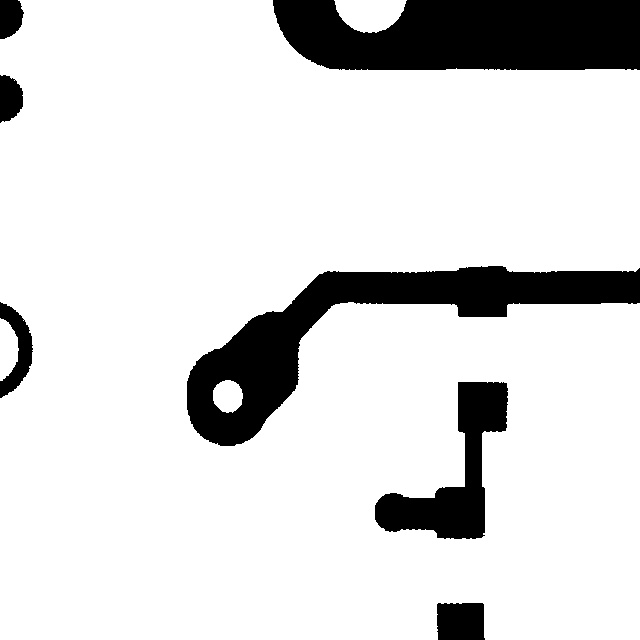
#> input picture UI/demo_images/deepPCB/00041000_temp.jpg, 640 x 640 px, found by its file name
$ jupyter execute --allow-errors Image_Processing.ipynb
#> lines starting #> are read from the running program, lines starting #| are printed output that depends on the picture; after the words box and inside, x2 and y2 are one past the last pixel; in counts of white or black regions, pixels touching at a corner belong together; long printed decimals are rounded
## Imports
These are the imported packages for this session.

[cell 1]
import numpy as np
import cv2 as cv
from google.colab.patches import cv2_imshow

import os
import re

## Filtering

This script takes in a template image and a defective image, performs an xor operation between the two, then uses some basic morphology operations (open and erode) to clean the image and isolate the defects. Finally the contours of the image are found and drawn. They appear red in the final image.

[cell 2]
PADDING_WIDTH = 50
PADDING_HEIGHT = 50

im = cv.imread('/content/drive/MyDrive/ENEE439D Project/PCBData/group12000/12000/12000052_temp.jpg')
im2 = cv.imread('/content/drive/MyDrive/ENEE439D Project/PCBData/group12000/12000/12000052_test.jpg')

sub = cv.bitwise_xor(im, im2)

sub_expanded = cv.copyMakeBorder(sub, PADDING_HEIGHT, PADDING_HEIGHT, PADDING_WIDTH, PADDING_WIDTH, cv.BORDER_CONSTANT, value=0)

sub_filter = cv.morphologyEx(sub_expanded, cv.MORPH_OPEN, np.ones((3, 3)))

_, sub_thresh = cv.threshold(sub_filter, 127, 255, cv.THRESH_BINARY)
#> sub_thresh: shape (100, 100); every value is 0

ref = cv.copyMakeBorder(im, PADDING_HEIGHT, PADDING_HEIGHT, PADDING_WIDTH, PADDING_WIDTH, cv.BORDER_CONSTANT, value=(255, 255, 255))
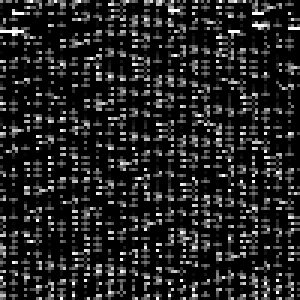
#> ref: shape (100, 100) (shown 3 times larger); min 0, max 255, mean 35.8
all_contours = cv.morphologyEx(sub_filter, cv.MORPH_ERODE, np.ones((9, 9)))
fresh_black = all_contours.copy()
fresh_ref = ref.copy()

#> (the rest of this cell did not finish here and is left out)

## Contour Clustering

Sometimes the contours don't perfectly fit all the errors, causing some extra contours to be left out. To solve this, we group together multiple contours with centroids close to one another. This way they will be drawn together and appear in the same image for training the model.

[cell 3]
FAR_ENOUGH_THRESHOLD = 25;

defect_list = []

#> (the rest of this cell did not finish here and is left out)

## Image Generation

Here each cluster of contours is centered by averaging out the centroids of each. Afterwards each contour cluster is drawn onto an image for ML training and an image for labeling. The ML training images contain white contours on a black background, while the context images have red contours printed onto sections of the template image for easy labeling. Note we may actually see better results using the context images in the model due to some more obvious patterns.

[cell 4]
IMAGE_WIDTH = 100
IMAGE_HEIGHT = 100

ml_defects = []
context_defects = []

for defect in defect_list:
  ml_image = fresh_black.copy()
  context_image = fresh_ref.copy()

  total_centroid = np.asarray((0.0, 0.0))

  for centroid in defect[1]:
    total_centroid += centroid

  for idx in defect[0]:
    cv.drawContours(ml_image, contours, idx, (255, 255, 255), -1)
    cv.drawContours(context_image, contours, idx, (0, 0, 255), -1)

  total_centroid /= len(defect[1])

  l_side_x = int(total_centroid[0] - IMAGE_WIDTH / 2)
  r_side_x = int(total_centroid[0] + IMAGE_WIDTH / 2)
  top_side_y = int(total_centroid[1] - IMAGE_HEIGHT / 2)
  bottom_side_y = int(total_centroid[1] + IMAGE_HEIGHT / 2)

  ml_defects.append(ml_image[top_side_y:bottom_side_y, l_side_x:r_side_x])
  context_defects.append(context_image[top_side_y:bottom_side_y, l_side_x:r_side_x])
#> after the loop, context_defects = []; ml_defects = []

for image in ml_defects:
  cv2_imshow(image)
  print("")
#> this loop made 0 passes
for image in context_defects:
  cv2_imshow(image)
  print("")

## One Big Function

This combines all the processing into one function so that it can be performed on multiple files in one run.

[cell 5]
def extract_contours(template, defective, \
                     padding_width = 50, \
                     padding_height = 50, \
                     far_enough_threshold = 25, \
                     image_width = 100, \
                     image_height = 100):

#> called with padding_width = 50, padding_height = 50, far_enough_threshold = 25, image_width = 100, image_height = 100
  PADDING_WIDTH = padding_width
  PADDING_HEIGHT = padding_height
  FAR_ENOUGH_THRESHOLD = far_enough_threshold;
  IMAGE_WIDTH = image_width
  IMAGE_HEIGHT = image_height

  im = cv.imread(template)
#> im is the input picture: shape (640, 640, 3); min 0, max 255, mean 219.2
  im2 = cv.imread(defective)
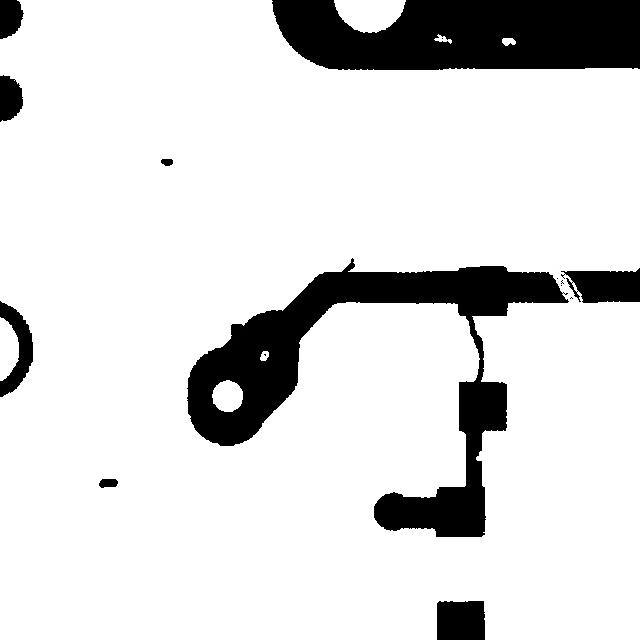
#> input picture UI/demo_images/deepPCB/00041000_test.jpg, 640 x 640 px, found by its file name
#> im2 is the input picture: shape (640, 640, 3); min 0, max 255, mean 219.5

  sub = cv.bitwise_xor(im, im2)
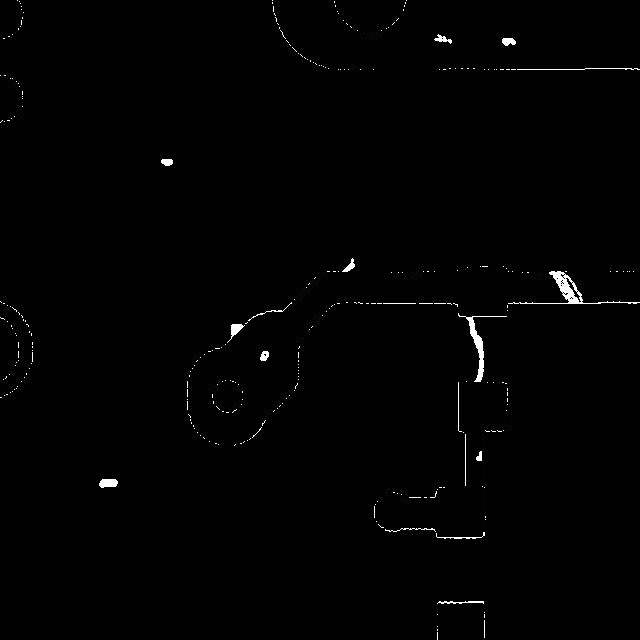
#> sub: shape (640, 640, 3); min 0, max 255, mean 2

  sub_expanded = cv.copyMakeBorder(sub, PADDING_HEIGHT, PADDING_HEIGHT, PADDING_WIDTH, PADDING_WIDTH, cv.BORDER_CONSTANT, value=0)
#> sub_expanded: shape (740, 740, 3)

  sub_filter = cv.morphologyEx(sub_expanded, cv.MORPH_OPEN, np.ones((3, 3)))
#> sub_filter: shape (740, 740, 3)

  _, sub_thresh = cv.threshold(sub_filter, 127, 255, cv.THRESH_BINARY)
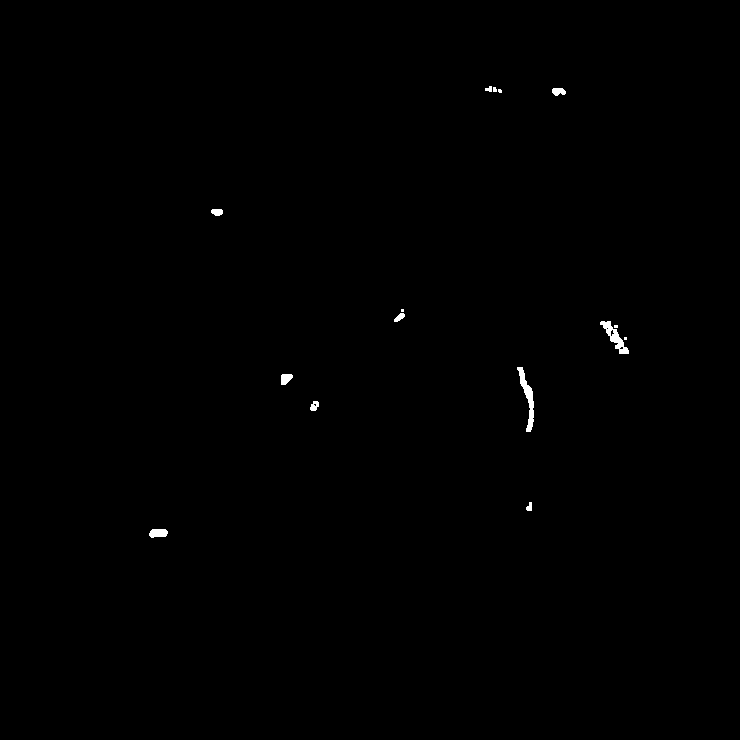
#> sub_thresh: shape (740, 740, 3); 0.25% white; 15 white regions (5 under 20 px), largest, box (x1, y1, x2, y2) and area: (517, 367, 534, 432) 384, (600, 321, 629, 354) 321, (149, 529, 168, 538) 140

  ref = cv.copyMakeBorder(im, PADDING_HEIGHT, PADDING_HEIGHT, PADDING_WIDTH, PADDING_WIDTH, cv.BORDER_CONSTANT, value=(255, 255, 255))
#> ref: shape (740, 740, 3)
  all_contours = cv.morphologyEx(sub_filter, cv.MORPH_ERODE, np.ones((9, 9)))
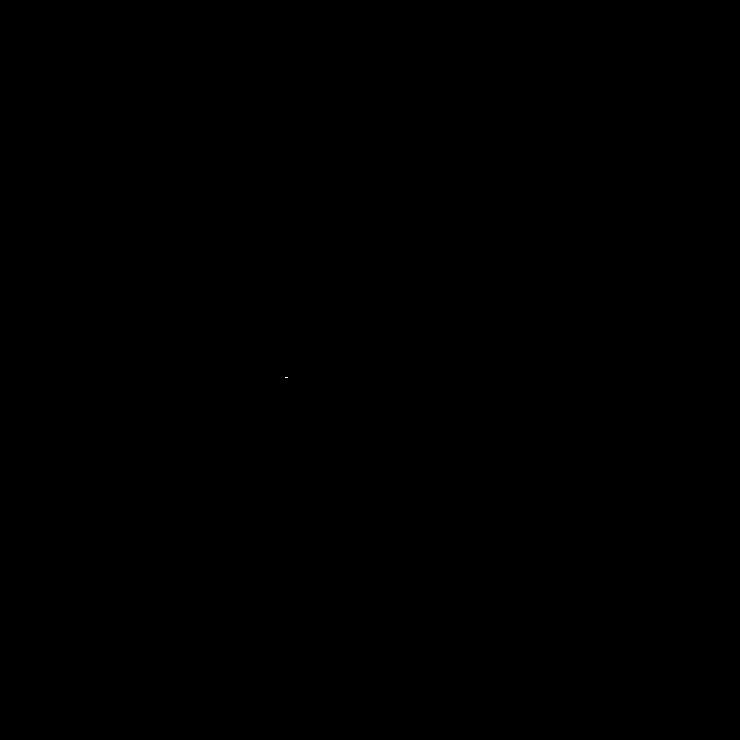
#> all_contours: shape (740, 740, 3); values 0 (black) and 1 (white), 0% white in thin lines or dots, all inside (x1, y1, x2, y2) = (285, 377, 288, 378)
  fresh_black = all_contours.copy()
  fresh_ref = ref.copy()

  imgray = cv.cvtColor(sub_thresh, cv.COLOR_BGR2GRAY)
#> imgray: shape (740, 740); 0.25% white; 15 white regions (5 under 20 px)
  ret, thresh = cv.threshold(imgray, 127, 255, 0)

  contours, hierarchy = cv.findContours(imgray, cv.RETR_TREE, cv.CHAIN_APPROX_SIMPLE)
#> contours = 19 contours, 10 with area under 20; largest, box (x1, y1, x2, y2) and area: (517, 367, 534, 432) 314, (600, 321, 629, 354) 286, (149, 529, 168, 538) 118, (281, 374, 293, 385) 84, (552, 88, 566, 96) 70
  cv.drawContours(ref, contours, -1, (0, 0, 255), -1)
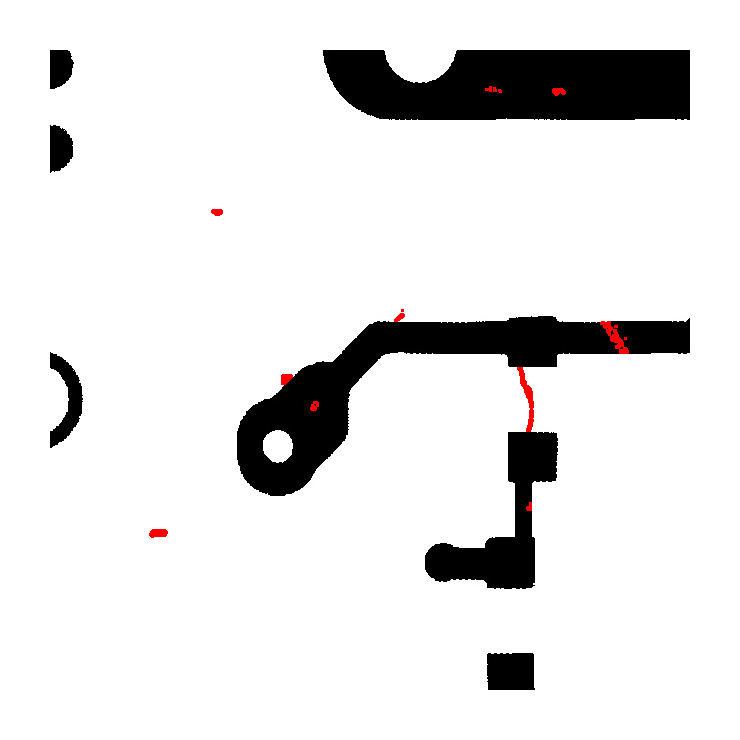
#> ref: shape (740, 740, 3); mean B, G, R 227.9, 227.9, 228.5
  cv.drawContours(all_contours, contours, -1, (255, 255, 255), -1)

  defect_list = []

  for idx, contour in enumerate(contours):
    moment = cv.moments(contour)

    center_x = moment["m10"] / moment["m00"]
    center_y = moment["m01"] / moment["m00"]

    new_centroid = np.asarray((center_x, center_y))

    defect_list.append([[idx], [new_centroid]])
#> this loop made 19 passes
#> (center_x, center_y) on passes 1, 2, 3, 4, 5, 6, 9, 10, 11, 13, 15, 16: (157.9, 532.7), (529, 506.8), (314.1, 405.6), (314.7, 404.3), (285.6, 378.3), (527.2, 397.4), (614.5, 336.9), (621.2, 347.6), (611.6, 332.5), (399.2, 316.9), (216.7, 211.7), (499.5, 90.5)
#> (contour, center_x, center_y) on passes 7, 8, 12, 14: ([[624, 337], [624, 339], [626, 339], [626, 337]], 625, 338), ([[614, 325], [614, 327], [617, 327], [617, 325]], 615.5, 326), ([[606, 328], [607, 327], [608, 328], [607, 329]], 607, 328), ([[401, 309], [401, 311], [403, 311], [403, 309]], 402, 310)
#> after the loop, defect_list = 19 items

  curr_idx = 0

  while curr_idx < len(defect_list):
    curr_defect_group = defect_list[curr_idx]

    for curr_centroid in defect_list[curr_idx][1]:
      idx = curr_idx + 1

      while idx < len(defect_list):
        dist = np.sqrt(np.sum(np.square(defect_list[idx][1][0] - curr_centroid)))

        if dist < FAR_ENOUGH_THRESHOLD:
          defect_list[curr_idx][0].append(defect_list[idx][0][0])
          defect_list[curr_idx][1].append(defect_list.pop(idx)[1][0])

        idx += 1

    curr_idx += 1
#> this loop made 10 passes
#> curr_defect_group on passes 1 to 10: [[0], [[157.9, 532.7]]], [[1], [[529, 506.8]]], [[2], [[314.1, 405.6]]], [[4], [[285.6, 378.3]]], [[5], [[527.2, 397.4]]], [[6], [[625, 338]]], [[12], [[399.2, 316.9]]], [[14], [[216.7, 211.7]]], [[15], [[499.5, 90.5]]], [[16], [[558.1, 91.08]]]
#> after the loop, curr_idx = 10; defect_list = 10 items

  ml_defects = []
  context_defects = []

  for defect in defect_list:
    ml_image = fresh_black.copy()
    context_image = fresh_ref.copy()

    total_centroid = np.asarray((0.0, 0.0))

    for centroid in defect[1]:
      total_centroid += centroid

    for idx in defect[0]:
      cv.drawContours(ml_image, contours, idx, (255, 255, 255), -1)
      cv.drawContours(context_image, contours, idx, (0, 0, 255), -1)

    total_centroid /= len(defect[1])

    print(total_centroid - np.asarray((PADDING_WIDTH, PADDING_HEIGHT)))

    l_side_x = int(total_centroid[0] - IMAGE_WIDTH / 2)
    r_side_x = int(total_centroid[0] + IMAGE_WIDTH / 2)
    top_side_y = int(total_centroid[1] - IMAGE_HEIGHT / 2)
    bottom_side_y = int(total_centroid[1] + IMAGE_HEIGHT / 2)

    ml_defects.append(ml_image[top_side_y:bottom_side_y, l_side_x:r_side_x])
    context_defects.append(context_image[top_side_y:bottom_side_y, l_side_x:r_side_x])
#> this loop made 10 passes
#> (defect, l_side_x, r_side_x, top_side_y, bottom_side_y) on passes 1, 2, 4, 5, 8, 10: ([[0], [[157.9, 532.7]]], 107, 207, 482, 582), ([[1], [[529, 506.8]]], 479, 579, 456, 556), ([[4], [[285.6, 378.3]]], 235, 335, 328, 428), ([[5], [[527.2, 397.4]]], 477, 577, 347, 447), ([[14], [[216.7, 211.7]]], 166, 266, 161, 261), ([[16], [[558.1, 91.08]]], 508, 608, 41, 141)
#> (defect, total_centroid, l_side_x, r_side_x, top_side_y, bottom_side_y) on passes 3, 7: ([[2, 3], [[314.1, 405.6], [314.7, 404.3]]], [314.4, 404.9], 264, 364, 354, 454), ([[12, 13], [[399.2, 316.9], [402, 310]]], [400.6, 313.5], 350, 450, 263, 363)
#| [107.907 482.674]
#| [479.018 456.794]
#| [264.416 354.950]
#| [235.582 328.282]
#| [477.153 347.355]
#| [565.798 284.840]
#| [350.589 263.474]
#| [166.736 161.685]
#> (further printed lines are left out)
#> after the loop, context_defects = 10 items; ml_defects = 10 items

  return ml_defects, context_defects

ml_defects, context_defects = extract_contours(\
        '/content/drive/MyDrive/ENEE439D Project/00041000_temp.jpg', \
        '/content/drive/MyDrive/ENEE439D Project/00041000_test.jpg')
#> ml_defects = 10 items; context_defects = 10 items

#for image in ml_defects:
  #cv2_imshow(image)
  #print("")
for image in context_defects:
  cv2_imshow(image)
  print("")
#> this loop made 10 passes
#> pass 1, `cv2_imshow(image)`:
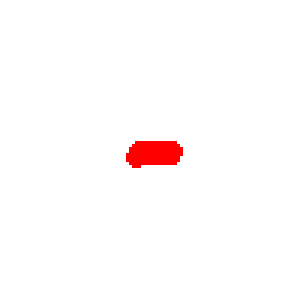
#> shown: shape (100, 100, 3) (shown 3 times larger); mean B, G, R 251.4, 251.4, 255

[cell 6]
def gen_deepPCB_morphology_images(template, test, labelfile,\
                                  padding_width=50,\
                                  padding_height=50,\
                                  image_width=100,\
                                  image_height=100):
#> called with padding_width = 50, padding_height = 50, image_width = 100, image_height = 100
  PADDING_WIDTH = padding_width
  PADDING_HEIGHT = padding_height
  IMAGE_WIDTH = image_width
  IMAGE_HEIGHT = image_height

  im = cv.imread(template)
  im2 = cv.imread(test)

  sub = cv.bitwise_xor(im, im2)

  sub_expanded = cv.copyMakeBorder(sub, PADDING_HEIGHT, PADDING_HEIGHT, PADDING_WIDTH, PADDING_WIDTH, cv.BORDER_CONSTANT, value=0)
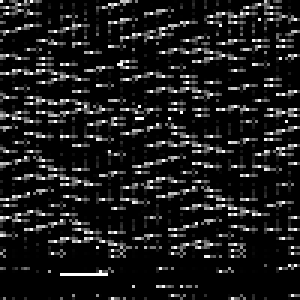
#> sub_expanded: shape (100, 100) (shown 3 times larger); min 0, max 255, mean 28.3

  sub_filter = cv.morphologyEx(sub_expanded, cv.MORPH_OPEN, np.ones((3, 3)))
#> sub_filter: shape (100, 100)

  _, sub_thresh = cv.threshold(sub_filter, 127, 255, cv.THRESH_BINARY)

  context_image = cv.copyMakeBorder(im, PADDING_HEIGHT, PADDING_HEIGHT, PADDING_WIDTH, PADDING_WIDTH, cv.BORDER_CONSTANT, value=(255, 255, 255))
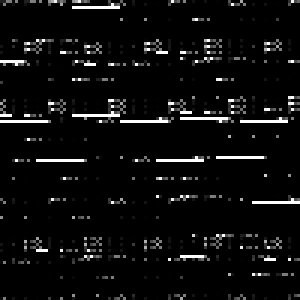
#> context_image: shape (100, 100) (shown 3 times larger); min 0, max 255, mean 13.1
  ml_image = cv.morphologyEx(sub_filter, cv.MORPH_ERODE, np.ones((9, 9)))

  imgray = cv.cvtColor(sub_thresh, cv.COLOR_BGR2GRAY)
  ret, thresh = cv.threshold(imgray, 127, 255, 0)

  contours, hierarchy = cv.findContours(imgray, cv.RETR_TREE, cv.CHAIN_APPROX_SIMPLE)

  cv.drawContours(context_image, contours, -1, (0, 0, 255), -1)
  cv.drawContours(ml_image, contours, -1, (255, 255, 255), -1)

  file = open(labelfile, "r")
  defect_lines = file.readlines()
  file.close()

  defect_info = [x.split(" ") for x in defect_lines]

  centers = [((int(x[0]) + int(x[2])) / 2 + PADDING_WIDTH, (int(x[1]) + int(x[3])) / 2 + PADDING_HEIGHT, x[4]) for x in defect_info]

  ml_defects = []
  context_defects = []

  for point in centers:
    l_side_x = int(point[0] - IMAGE_WIDTH / 2)
    r_side_x = int(point[0] + IMAGE_WIDTH / 2)
    top_side_y = int(point[1] - IMAGE_HEIGHT / 2)
    bottom_side_y = int(point[1] + IMAGE_HEIGHT / 2)

    ml_defects.append(ml_image[top_side_y:bottom_side_y, l_side_x:r_side_x])
    context_defects.append(context_image[top_side_y:bottom_side_y, l_side_x:r_side_x])

  return ml_defects, context_defects

#> (the rest of this cell did not finish here and is left out)

[cell 7]
def extract_contours_again(template, defective, labelfile,\
                     padding_width = 50, \
                     padding_height = 50, \
                     far_enough_threshold = 25, \
                     image_width = 100, \
                     image_height = 100):

#> called with padding_width = 50, padding_height = 50, far_enough_threshold = 25, image_width = 100, image_height = 100
  PADDING_WIDTH = padding_width
  PADDING_HEIGHT = padding_height
  FAR_ENOUGH_THRESHOLD = far_enough_threshold;
  IMAGE_WIDTH = image_width
  IMAGE_HEIGHT = image_height

  im = cv.imread(template)
  im2 = cv.imread(defective)

  sub = cv.bitwise_xor(im, im2)

  sub_expanded = cv.copyMakeBorder(sub, PADDING_HEIGHT, PADDING_HEIGHT, PADDING_WIDTH, PADDING_WIDTH, cv.BORDER_CONSTANT, value=0)
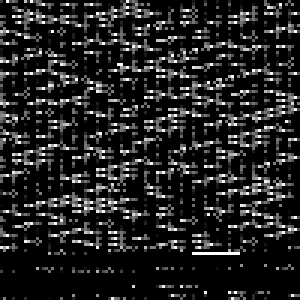
#> sub_expanded: shape (100, 100) (shown 3 times larger); min 0, max 255, mean 35.5

  sub_filter = cv.morphologyEx(sub_expanded, cv.MORPH_OPEN, np.ones((3, 3)))

  _, sub_thresh = cv.threshold(sub_filter, 127, 255, cv.THRESH_BINARY)

  ref = cv.copyMakeBorder(im2, PADDING_HEIGHT, PADDING_HEIGHT, PADDING_WIDTH, PADDING_WIDTH, cv.BORDER_CONSTANT, value=(255, 255, 255))
#> ref: shape (100, 100)
  all_contours = cv.morphologyEx(sub_filter, cv.MORPH_ERODE, np.ones((9, 9)))
  fresh_black = all_contours.copy()
  fresh_ref = ref.copy()

  imgray = cv.cvtColor(sub_thresh, cv.COLOR_BGR2GRAY)
  ret, thresh = cv.threshold(imgray, 127, 255, 0)

  contours, hierarchy = cv.findContours(imgray, cv.RETR_TREE, cv.CHAIN_APPROX_SIMPLE)

  defect_list = []

  file = open(labelfile, "r")
  label_lines = file.readlines()
  labels = [x.split(" ")[4] for x in label_lines]
  boxes = [x.split(" ")[0:4] for x in label_lines]

  defects = [(x, label, []) for x, label in enumerate(labels)]

  for idx, contour in enumerate(contours):
    moment = cv.moments(contour)

    center_x = moment["m10"] / moment["m00"]
    center_y = moment["m01"] / moment["m00"]

    for box_idx, box in enumerate(boxes):
      if center_x >= int(box[0]) + PADDING_WIDTH and center_x <= int(box[2]) + PADDING_WIDTH \
           and center_y >= int(box[1]) + PADDING_HEIGHT and center_y <= int(box[3]) + PADDING_HEIGHT:
        defects[box_idx][2].append(idx)

  ml_defects = []
  context_defects = []

  for defect_idx, defect in enumerate(defects):
    ml_image = fresh_black.copy()
    context_image = fresh_ref.copy()

    for idx in defect[2]:
      cv.drawContours(ml_image, contours, idx, (255, 255, 255), -1)
      cv.drawContours(context_image, contours, idx, (0, 0, 255), -1)

    box = boxes[defect_idx]

    x_center = (int(box[2]) + int(box[0])) / 2 + PADDING_WIDTH
    y_center = (int(box[3]) + int(box[1])) / 2 + PADDING_HEIGHT

    l_side_x = int(x_center - IMAGE_WIDTH / 2)
    r_side_x = int(x_center + IMAGE_WIDTH / 2)
    top_side_y = int(y_center - IMAGE_HEIGHT / 2)
    bottom_side_y = int(y_center + IMAGE_HEIGHT / 2)

    ml_defects.append((ml_image[top_side_y:bottom_side_y, l_side_x:r_side_x], labels[defect_idx]))
    context_defects.append((context_image[top_side_y:bottom_side_y, l_side_x:r_side_x], labels[defect_idx]))

  return ml_defects, context_defects

#> (the rest of this cell did not finish here and is left out)
